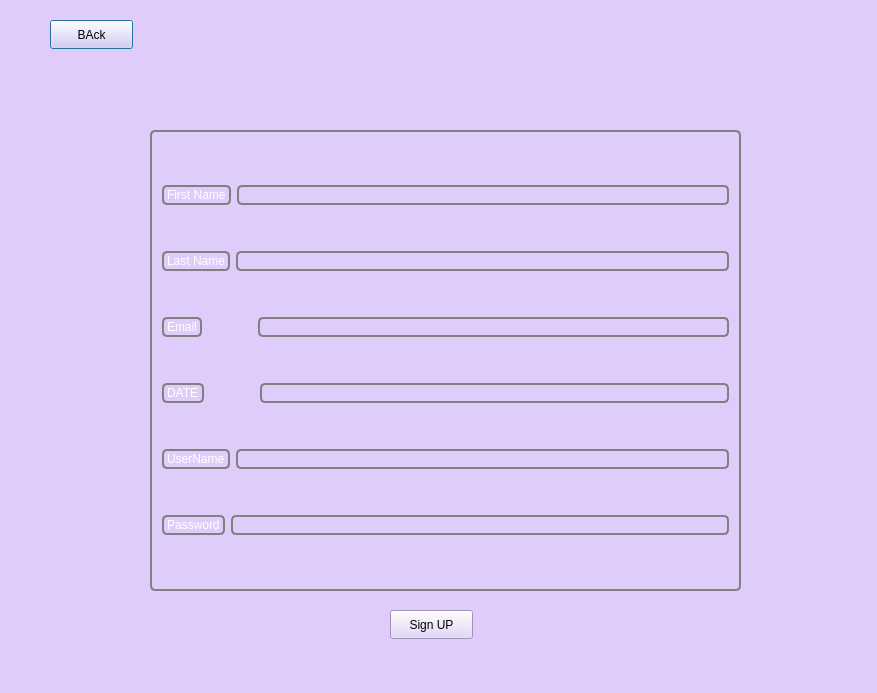
<?xml version="1.0" encoding="UTF-8"?>
<ui version="4.0">
 <class>signup</class>
 <widget class="QDialog" name="signup">
  <property name="geometry">
   <rect>
    <x>0</x>
    <y>0</y>
    <width>877</width>
    <height>693</height>
   </rect>
  </property>
  <property name="windowTitle">
   <string>Dialog</string>
  </property>
  <property name="styleSheet">
   <string notr="true">background-color: rgb(223, 204, 250)</string>
  </property>
  <widget class="QGroupBox" name="groupBox">
   <property name="geometry">
    <rect>
     <x>150</x>
     <y>130</y>
     <width>591</width>
     <height>461</height>
    </rect>
   </property>
   <property name="styleSheet">
    <string notr="true">border:2px solid gray;border-radius:5px;margin-top: 1ex;
font: 14pt &quot;Britannic Bold&quot;;
color:rgb(255, 255, 255)</string>
   </property>
   <layout class="QVBoxLayout" name="verticalLayout">
    <item>
     <layout class="QHBoxLayout" name="horizontalLayout">
      <item>
       <widget class="QLabel" name="label">
        <property name="text">
         <string>First Name</string>
        </property>
       </widget>
      </item>
      <item>
       <widget class="QLineEdit" name="lineEdit"/>
      </item>
     </layout>
    </item>
    <item>
     <layout class="QHBoxLayout" name="horizontalLayout_2">
      <item>
       <widget class="QLabel" name="label_2">
        <property name="text">
         <string>Last Name</string>
        </property>
       </widget>
      </item>
      <item>
       <widget class="QLineEdit" name="lineEdit_2"/>
      </item>
     </layout>
    </item>
    <item>
     <layout class="QHBoxLayout" name="horizontalLayout_3">
      <item>
       <widget class="QLabel" name="label_3">
        <property name="text">
         <string>Email</string>
        </property>
       </widget>
      </item>
      <item>
       <spacer name="horizontalSpacer">
        <property name="orientation">
         <enum>Qt::Horizontal</enum>
        </property>
        <property name="sizeType">
         <enum>QSizePolicy::Preferred</enum>
        </property>
        <property name="sizeHint" stdset="0">
         <size>
          <width>50</width>
          <height>20</height>
         </size>
        </property>
       </spacer>
      </item>
      <item>
       <widget class="QLineEdit" name="lineEdit_3"/>
      </item>
     </layout>
    </item>
    <item>
     <layout class="QHBoxLayout" name="horizontalLayout_4">
      <item>
       <widget class="QLabel" name="label_4">
        <property name="text">
         <string>DATE</string>
        </property>
       </widget>
      </item>
      <item>
       <spacer name="horizontalSpacer_2">
        <property name="orientation">
         <enum>Qt::Horizontal</enum>
        </property>
        <property name="sizeType">
         <enum>QSizePolicy::Preferred</enum>
        </property>
        <property name="sizeHint" stdset="0">
         <size>
          <width>50</width>
          <height>20</height>
         </size>
        </property>
       </spacer>
      </item>
      <item>
       <widget class="QLineEdit" name="lineEdit_4"/>
      </item>
     </layout>
    </item>
    <item>
     <layout class="QHBoxLayout" name="horizontalLayout_5">
      <item>
       <widget class="QLabel" name="label_5">
        <property name="text">
         <string>UserName</string>
        </property>
       </widget>
      </item>
      <item>
       <widget class="QLineEdit" name="lineEdit_5"/>
      </item>
     </layout>
    </item>
    <item>
     <layout class="QHBoxLayout" name="horizontalLayout_6">
      <item>
       <widget class="QLabel" name="label_6">
        <property name="text">
         <string>Password</string>
        </property>
       </widget>
      </item>
      <item>
       <widget class="QLineEdit" name="lineEdit_6"/>
      </item>
     </layout>
    </item>
   </layout>
  </widget>
  <widget class="QPushButton" name="pushButton_2">
   <property name="geometry">
    <rect>
     <x>50</x>
     <y>20</y>
     <width>83</width>
     <height>29</height>
    </rect>
   </property>
   <property name="text">
    <string>BAck</string>
   </property>
  </widget>
  <widget class="QPushButton" name="pushButton">
   <property name="geometry">
    <rect>
     <x>390</x>
     <y>610</y>
     <width>83</width>
     <height>29</height>
    </rect>
   </property>
   <property name="text">
    <string>Sign UP</string>
   </property>
  </widget>
 </widget>
 <resources/>
 <connections/>
</ui>
